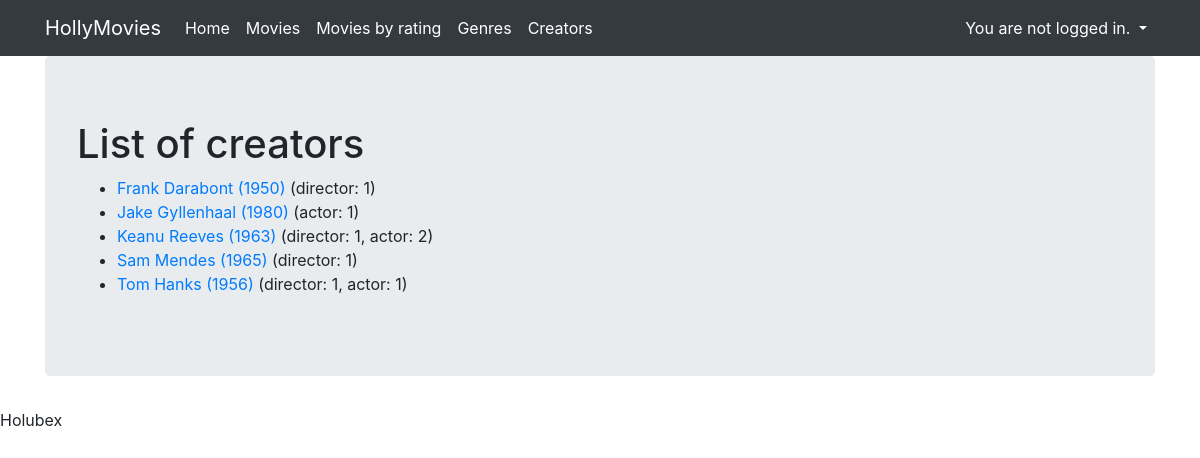
Screenshot of /creators/ with the database file from the repository.
### viewer/models.py (models this page shows, shortened)
class Creator(Model):
    name = CharField(max_length=32)
    surname = CharField(max_length=32, blank=True)
    birth_date = DateField(null=True, blank=True)
    death_date = DateField(null=True, blank=True)
    birth_place = CharField(max_length=64, null=True, blank=True)
    country = ForeignKey(Country, null=True, blank=True, on_delete=DO_NOTHING)
    sex = CharField(max_length=10, choices=Sex.choices, null=True, blank=True)
    biography = TextField(null=True, blank=True)
    class Meta:
        ordering = ['surname', 'name', 'birth_date']
    def __str__(self):
        return f"{self.name} {self.surname} ({self.birth_date.year})"
    def print_counts(self):
        result = ""
        if self.directed_movies.count() or self.acting_in_movies.count():
            result = "("
            if self.directed_movies.count():
                result += f"director: {self.directed_movies.count()}"
                if self.acting_in_movies.count():
                    result += ", "
            if self.acting_in_movies.count():
                result += f"actor: {self.acting_in_movies.count()}"
            result += ")"
        return result

### viewer/views.py (the view)
# urls.py: path('creators/', CreatorsView.as_view(), name='creators'),
class CreatorsView(ListView):
    template_name = 'creators.html'
    model = Creator
    context_object_name = 'creators'

### viewer/templates/creators.html (shortened to what this page needs)
{% extends "base.html" %}
{% block content %}
<h1>List of creators</h1>
<ul>
    {% for creator in creators %}
        <li><a href="{% url 'creator' creator.id %}">{{ creator }}</a>
            {{ creator.print_counts }}
        </li>
    {% endfor %}
</ul>
{% endblock %}

### rows the page displays
Creator: name+surname+birth_date "Frank Darabont (1950)", print_counts "(director: 1)"
Creator: name+surname+birth_date "Jake Gyllenhaal (1980)", print_counts "(actor: 1)"
Creator: name+surname+birth_date "Keanu Reeves (1963)", print_counts "(director: 1, actor: 2)"
Creator: name+surname+birth_date "Sam Mendes (1965)", print_counts "(director: 1)"
Creator: name+surname+birth_date "Tom Hanks (1956)", print_counts "(director: 1, actor: 1)"
